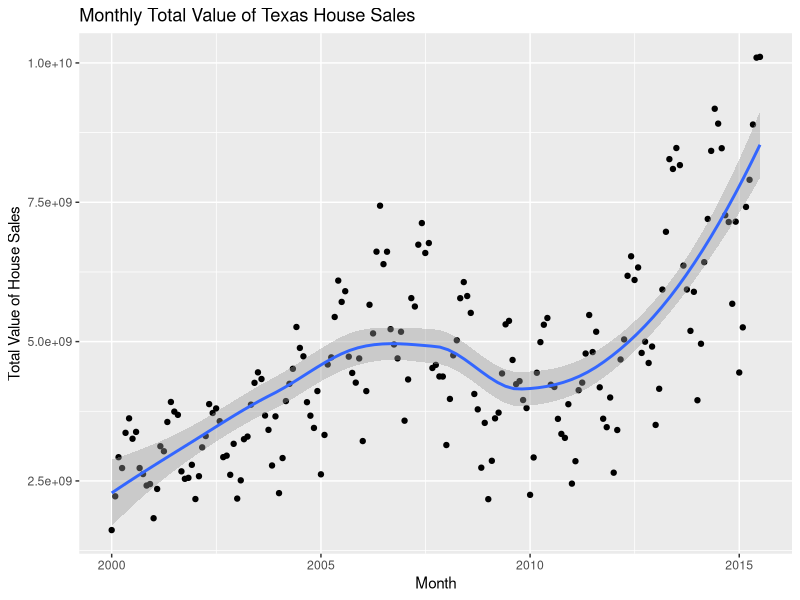
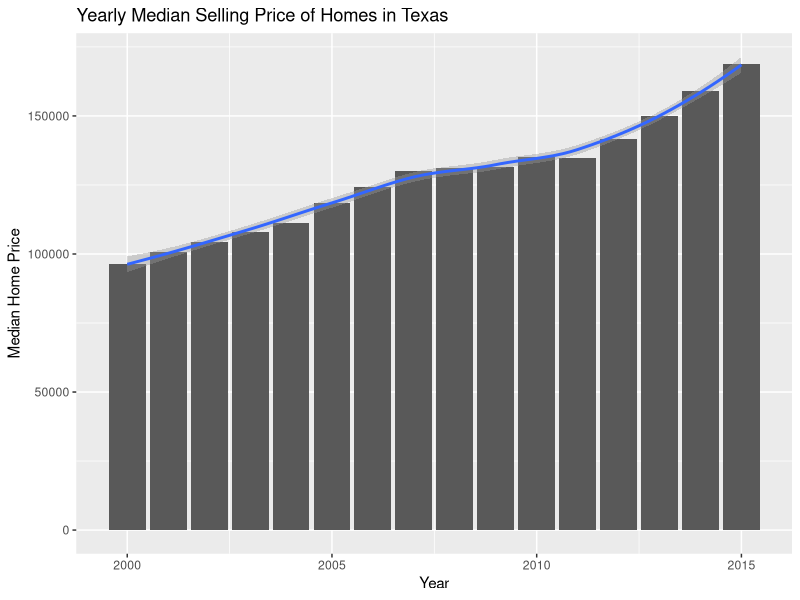
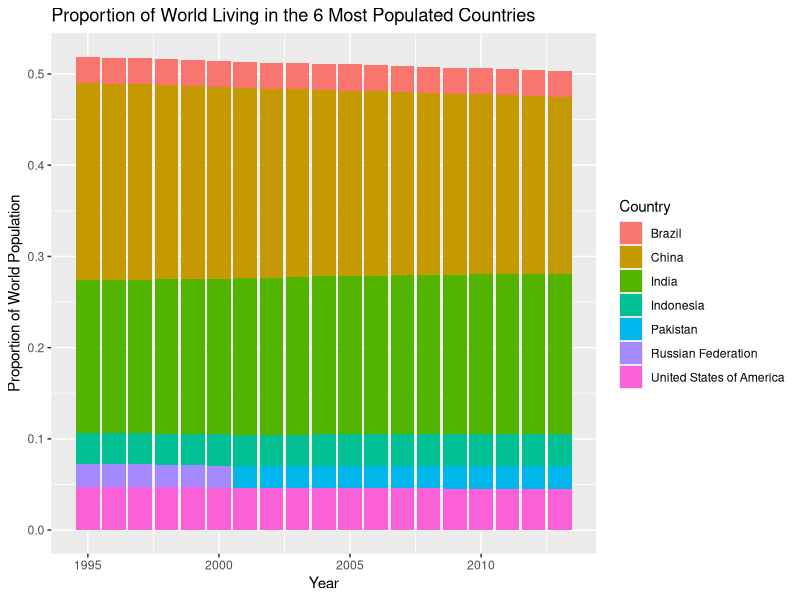
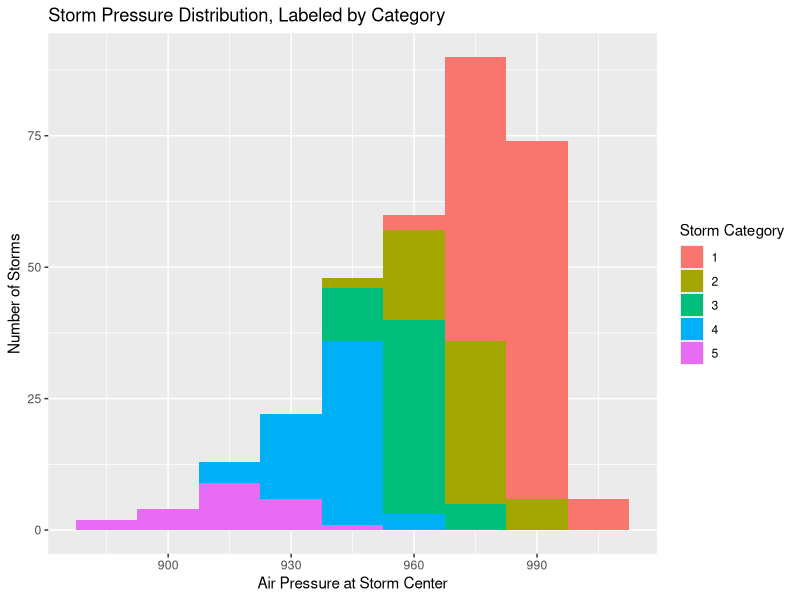
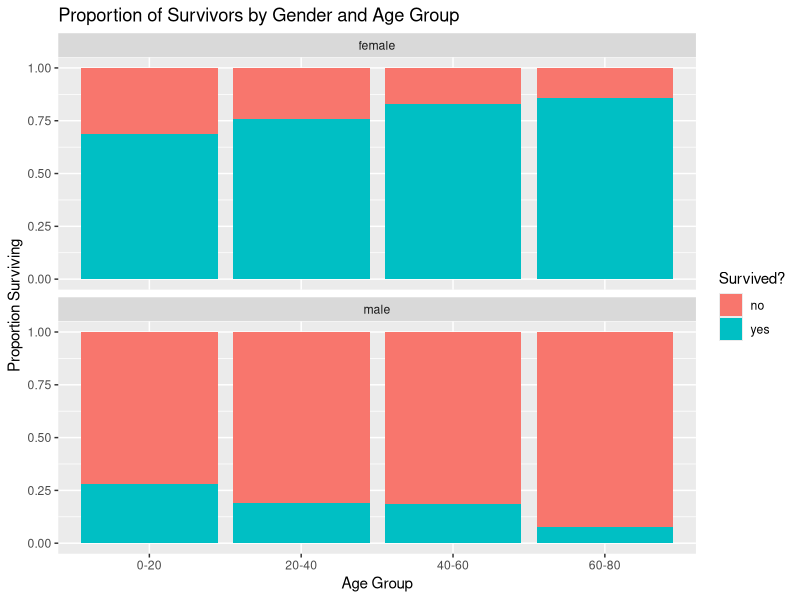

R code for these plots, in order:
## ---- chunk 1
library(dplyr)
library(ggplot2)
library(gridExtra)
library(tidyr)
library(datasets)
library(carData)
## ---- chunk 2
texas <- txhousing
## ---- chunk 3
monthly_sales <- texas %>%
  mutate(
    day = 01,
    date_format = as.Date(paste(year, month, day, sep="-"))
  ) %>%
  group_by(date_format) %>%
  summarise(sales_value = sum(volume, na.rm = T),
            median = mean(median, na.rm = T))

yearly_median <- monthly_sales %>%
  mutate(year = as.numeric(format(date_format, "%Y"))) %>%
  group_by(year) %>%
  summarise(median = mean(median, na.rm = T))
## ---- chunk 4
ggplot(monthly_sales, aes(x = date_format, y = sales_value)) +
  geom_point() +
  geom_smooth() +
  ggtitle("Monthly Total Value of Texas House Sales") +
  xlab("Month") +
  ylab("Total Value of House Sales")
## ---- chunk 5
ggplot(yearly_median, aes(x = year, y = median)) +
  geom_bar(stat = "identity") +
  geom_smooth() +
  ggtitle("Yearly Median Selling Price of Homes in Texas") +
  xlab("Year") +
  ylab("Median Home Price")
## ---- chunk 6
pop <- tidyr::population

world_pops <- pop %>%
  group_by(year) %>%
  summarise(world_population = sum(as.numeric(population), na.rm = TRUE))
  
pop_top6 <- pop %>%
  left_join(world_pops, by = "year") %>%
  group_by(year) %>%
  top_n(n = 6, wt = population) %>%
  mutate(prop = population/world_population) %>%
  arrange(year)
## ---- chunk 7
ggplot(pop_top6) + 
  geom_bar(aes(x = year, fill = as.factor(country), y = prop), stat = "identity") +
  ggtitle("Proportion of World Living in the 6 Most Populated Countries") +
  xlab("Year") +
  ylab("Proportion of World Population") +
  scale_fill_discrete(name="Country")
## ---- chunk 8
storms_max <- storms %>%
  filter(category %in% c(1,2,3,4,5)) %>%
  group_by(name, year) %>%
  top_n(n = 1, wt = wind) %>%
  top_n(n = 1, wt = lat) %>%
  top_n(n = 1, wt = long)
## ---- chunk 9
ggplot(storms_max, aes(x = pressure, fill = as.factor(category))) + 
  geom_histogram(binwidth = 15) +
  ggtitle("Storm Pressure Distribution, Labeled by Category") +
  xlab("Air Pressure at Storm Center") +
  ylab("Number of Storms") +
  scale_fill_discrete(name="Storm Category")
## ---- chunk 10
titanic <- carData::TitanicSurvival

titanic <- titanic %>%
  filter(!is.na(age)) %>%
  mutate(age_group = ifelse(between(age,0,20),"0-20",ifelse(between(age,20,40),"20-40",ifelse(between(age,40,60),"40-60",ifelse(between(age,60,80),"60-80","60-80")))))
## ---- chunk 11
ggplot(titanic, aes(x=age_group, fill=survived)) + 
  geom_bar(position="fill") + 
  facet_wrap(~sex, nrow = 2) +
  ggtitle("Proportion of Survivors by Gender and Age Group") +
  xlab("Age Group") +
  ylab("Proportion Surviving") +
  scale_fill_discrete(name="Survived?")
